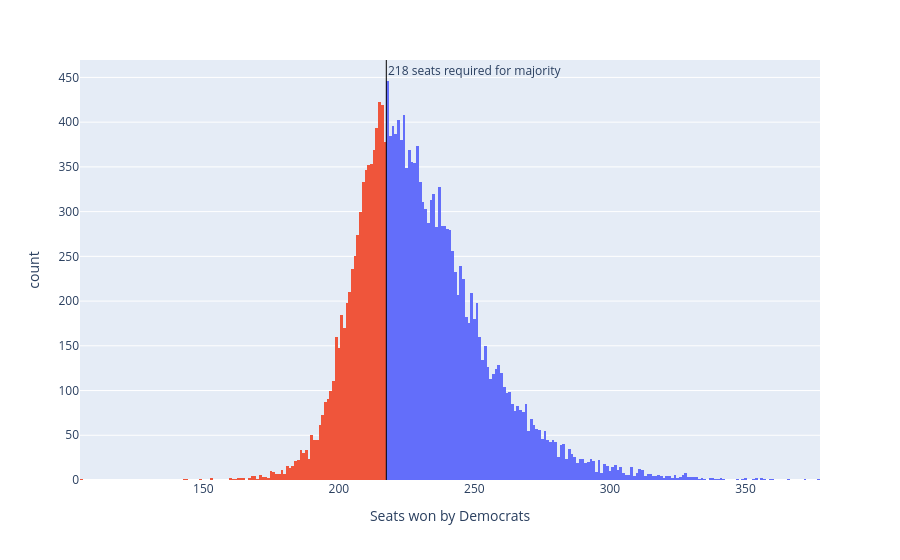

The notebook cell this image was saved under:
### Code cell
sims_hist = px.histogram(seat_sims, x='seats', nbins=np.unique(seat_sims['seats']).shape[0]*2, color='winner', 
                         labels={'seats':'Seats won by Democrats', 'winner': 'Winner'})
sims_hist.update_traces(showlegend=False)
sims_hist.add_vline(x=217.5, line_width=1, line_color='black', annotation_text='218 seats required for majority', 
                    annotation_position='top right')
sims_hist

### Figure 1 — Plotly figure (JSON) as saved in the notebook; plotly's stock layout.template omitted (floating-point values rounded to 4 significant figures; data arrays with more than 128 entries replaced by an {"elided": "..."} marker saying what was removed)
{"data": [{"bingroup": "x", "hovertemplate": "Winner=Democrats<br>Seats won by Democrats=%{x}<br>count=%{y}<extra></extra>", "legendgroup": "Democrats", "marker": {"color": "#636efa", "pattern": {"shape": ""}}, "name": "Democrats", "nbinsx": 396, "orientation": "v", "showlegend": false, "type": "histogram", "x": {"elided": "13541 int values"}, "xaxis": "x", "yaxis": "y"}, {"bingroup": "x", "hovertemplate": "Winner=Republicans<br>Seats won by Democrats=%{x}<br>count=%{y}<extra></extra>", "legendgroup": "Republicans", "marker": {"color": "#EF553B", "pattern": {"shape": ""}}, "name": "Republicans", "nbinsx": 396, "orientation": "v", "showlegend": false, "type": "histogram", "x": {"elided": "6459 int values"}, "xaxis": "x", "yaxis": "y"}], "layout": {"annotations": [{"showarrow": false, "text": "218 seats required for majority", "x": 217.5, "xanchor": "left", "xref": "x", "y": 1, "yanchor": "top", "yref": "y domain"}], "barmode": "relative", "legend": {"title": {"text": "Winner"}, "tracegroupgap": 0}, "margin": {"t": 60}, "shapes": [{"line": {"color": "black", "width": 1}, "type": "line", "x0": 217.5, "x1": 217.5, "xref": "x", "y0": 0, "y1": 1, "yref": "y domain"}], "xaxis": {"anchor": "y", "domain": [0, 1], "title": {"text": "Seats won by Democrats"}}, "yaxis": {"anchor": "x", "domain": [0, 1], "title": {"text": "count"}}}}
